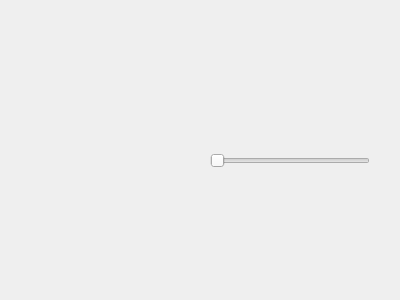
<?xml version="1.0" encoding="UTF-8"?>
<ui version="4.0">
 <class>addrole</class>
 <widget class="QWidget" name="addrole">
  <property name="geometry">
   <rect>
    <x>0</x>
    <y>0</y>
    <width>400</width>
    <height>300</height>
   </rect>
  </property>
  <property name="windowTitle">
   <string>Add role</string>
  </property>
  <widget class="QSlider" name="horizontalSlider">
   <property name="geometry">
    <rect>
     <x>210</x>
     <y>150</y>
     <width>160</width>
     <height>22</height>
    </rect>
   </property>
   <property name="orientation">
    <enum>Qt::Horizontal</enum>
   </property>
  </widget>
 </widget>
 <resources/>
 <connections/>
</ui>
